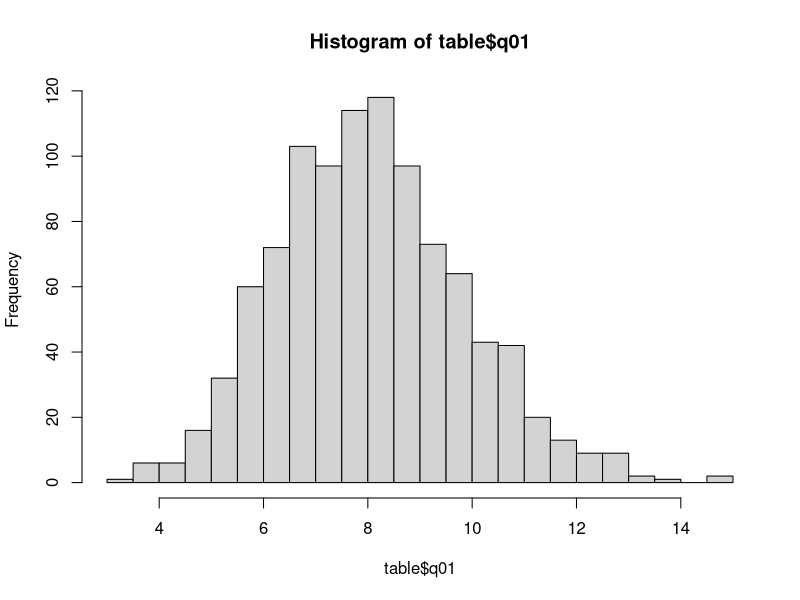
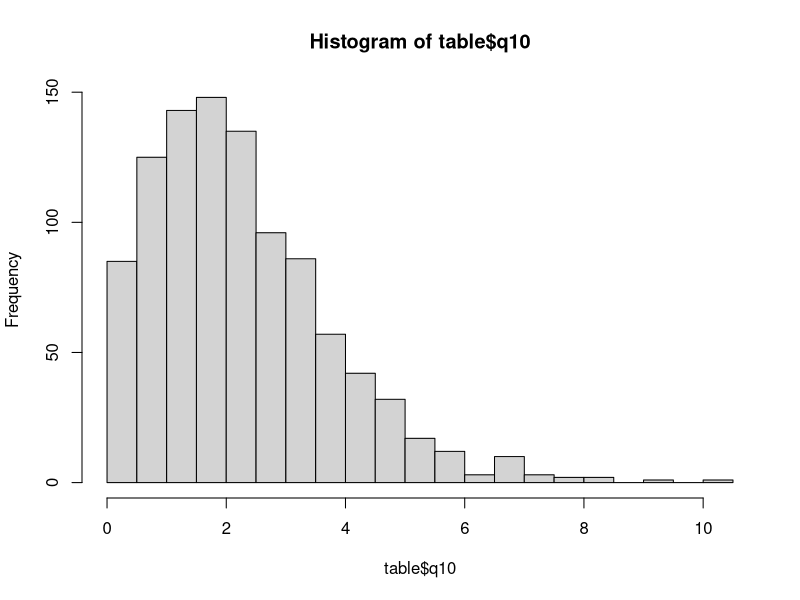
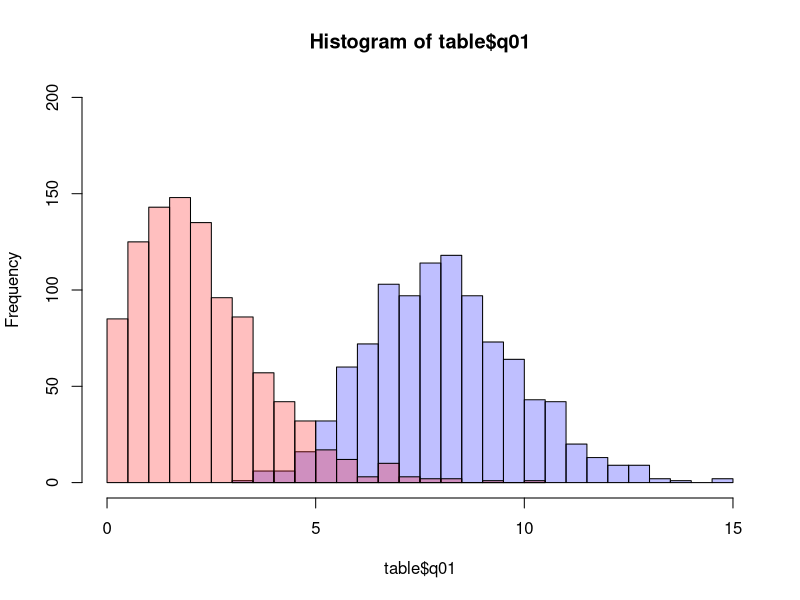

The R script that drew these images, in order:

table <- read.csv("outfile.txt", header = TRUE, sep = "\t")
set.seed(42)
p1 <- hist(table$q01,breaks=20)                     # centered at 4
p2 <- hist(table$q10,breaks=20)                     # centered at 6
plot( p1, col=rgb(0,0,1,1/4), xlim=c(0,15), ylim=c(0,200))  # first histogram
plot( p2, col=rgb(1,0,0,1/4), xlim=c(0,15), ylim=c(0,200), add=T)  # second
